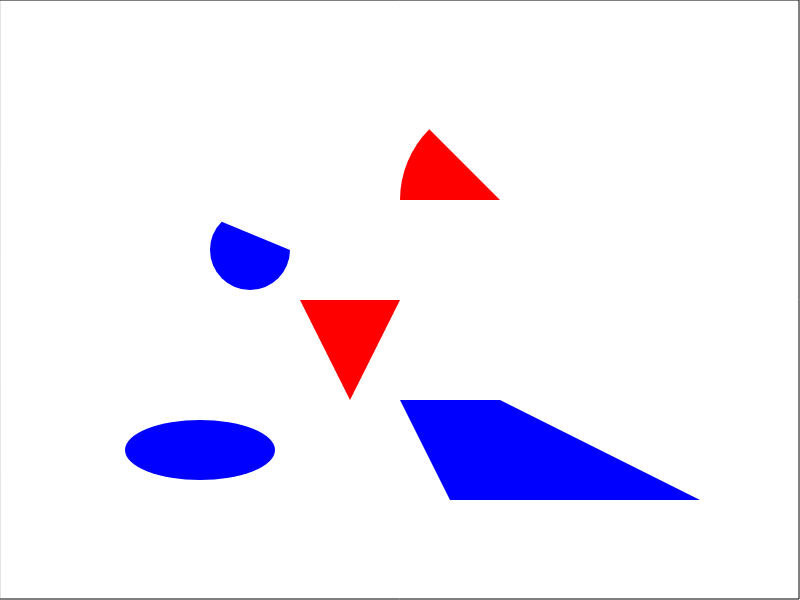
Frame 1 (no input)
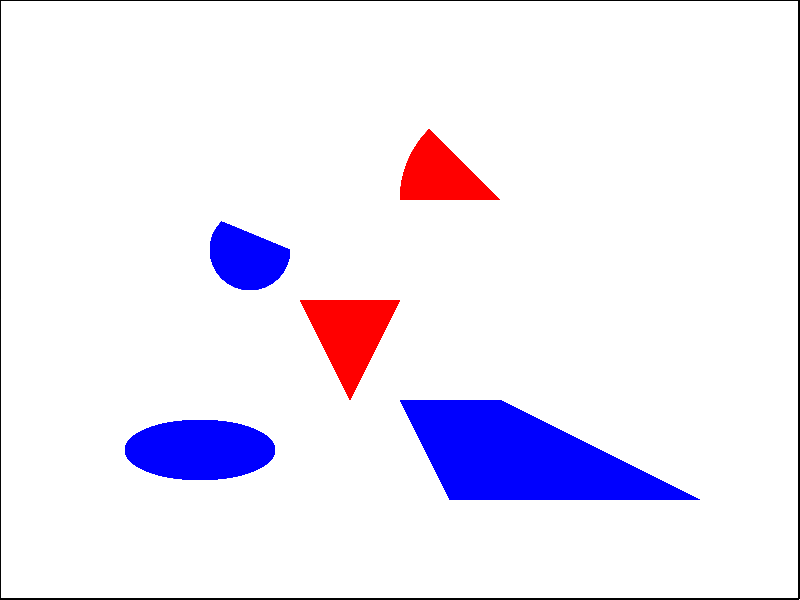
Frame 60 (no input)
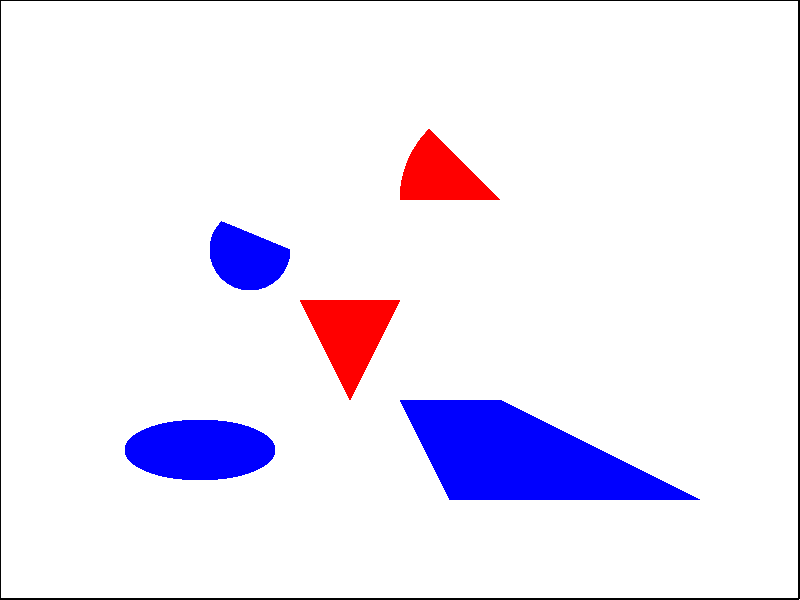
Frame 120 (the mouse pressed at the canvas centre since frame 60)

The p5.js sketch that drew these frames (run headless with seeded random() and noise() and a simulated clock; from frame 60 on, the mouse is pressed at the canvas centre):

// p5.js sketch
// ── sketch.js
function setup() {
  createCanvas(800, 600);
  background('white');
}

function draw() {
  stroke(1);
  noFill();
  rect(0,0,799,599);
  
  noStroke();
  
  fill('red');
  triangle(300, 300, 400, 300, 350, 400);
  
  fill('blue');
  arc(250, 250, 80, 80, 0, PI+QUARTER_PI, OPEN);
  
  fill('red');
  arc(500, 200, 200, 200, PI, PI+QUARTER_PI, PIE);
  
  fill('blue');
  quad(400, 400, 500, 400, 700, 500, 450, 500);
  
  fill('blue');
  ellipse(200, 450, 150, 60);
}
